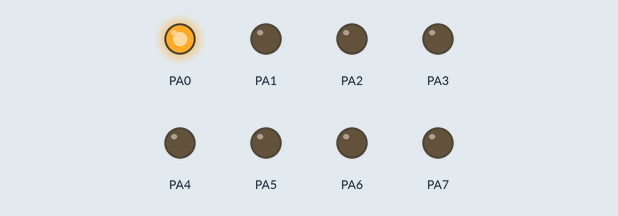
A program run on a simulated ATmega32, built with avr-gcc and emulated at 1 MHz. Shown: output pins drawn as LEDs (lit = HIGH).

Above: at 0.3 s.
At 1.6 s:
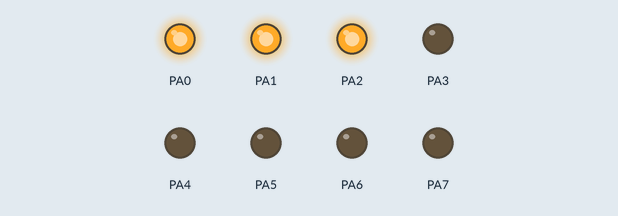
At 2.9 s:
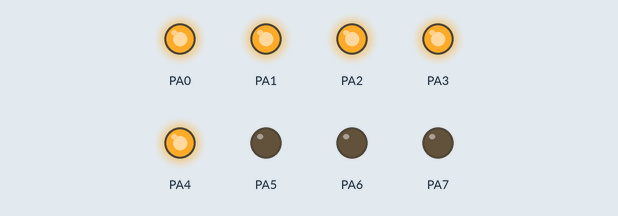
At 6.1 s:
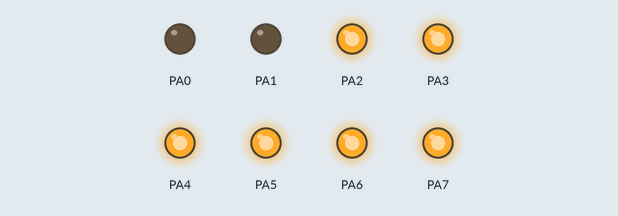
At 9.4 s:
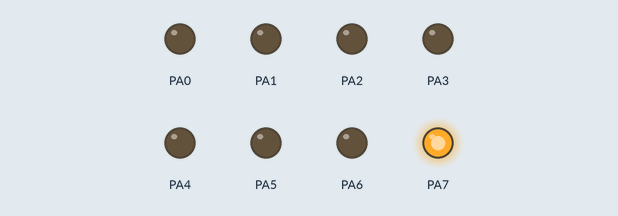
At 12.6 s:
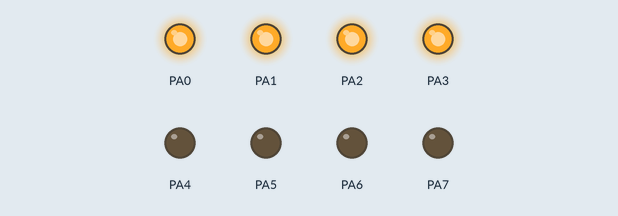
Timing chart, 0 to 13.5 s (numbered marks = the images above):
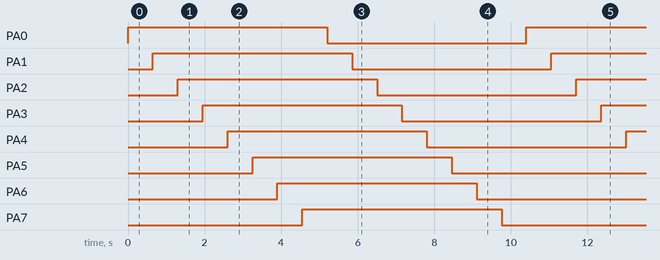

The program:

main.c
```c
/*
 * main.c
 *      Author: Amr Khaled
 */
#include "STD_TYPE.h"
#include "BIT_MATH.h"
#include <util/delay.h>

#define DDRA *((u8 *)0x3A)  // Data Direction Register A
#define PORTA *((u8 *)0x3B) // Port A Register
#define PINA *((volatile u8 *)0x39) // Input Pins Register A

int main() {
	DDRA=0xFF;
    while (1) {
    	for(int i=0;i<8;i++){
    		SET_BIT(PORTA,i);
    		_delay_ms(500);
    	}
    	for(int i=0;i<8;i++){
    		CLEAR_BIT(PORTA,i);
    		_delay_ms(500);
    	}
    }

    return 0;
}
```

STD_TYPE.h
```c
#ifndef STD_TYPRE
#define  STD_TYPRE

#include<stdio.h>
#include<stdlib.h>

    typedef unsigned char u8;
    typedef unsigned short int u16;
    typedef unsigned int u32;
    typedef signed char s8;
    typedef signed short int s16;
    typedef signed int s32;
    typedef float f32;
    typedef double f64;
#endif
```

BIT_MATH.h
```c
#define SET_BIT(x,BIT_NUM) x|=(1<<BIT_NUM)
#define CLEAR_BIT(x,BIT_NUM) x&=~(1<<BIT_NUM)
#define READ_BIT(x,BIT_NUM)  x=(x>>BIT_NUM)&1
#define TOGGLE_BIT (x,BIT_NUM) x^=(1<<BIT_NUM)
```

Measured:
- by itself, PA0–7: alternates HIGH for 5.2 s and LOW for 5.2 s
- by itself, everything shown: repeats every 10.4 s, in 16 steps
